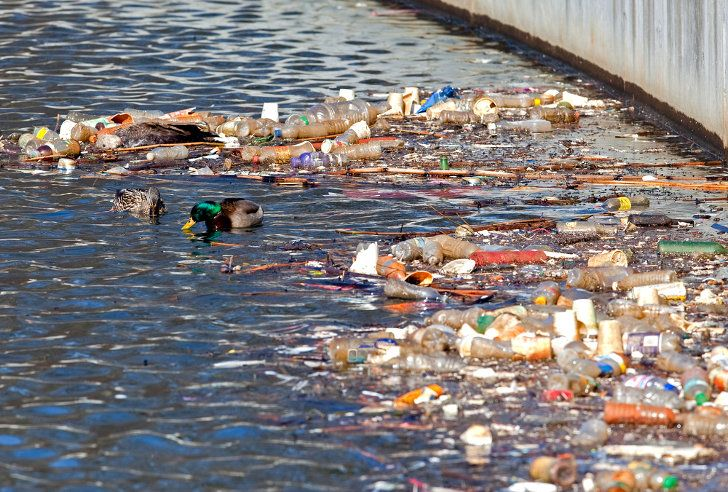
%> input picture data/water3.jpg, 728 x 492 px
$ octave water3p.m   (GNU Octave 9; MATLAB toolbox functions it lacks are replaced by stand-ins)
%> lines starting %> are read from the running program, lines starting %| are printed output that depends on the picture
clc;
clear;
close all;
I = imread(fullfile('data','water3.jpg'));
%> I is the input picture: size 492x728x3 uint8; mean R, G, B 130.1, 124, 123.4
if size(I,3)==1
I=repmat(I,1,1,3);
end
I=imresize(I,[500 700]);
%> I: size 500x700x3 uint8
gray=rgb2gray(I);
grayDouble=im2double(gray);
sampled=imresize(gray,0.5);
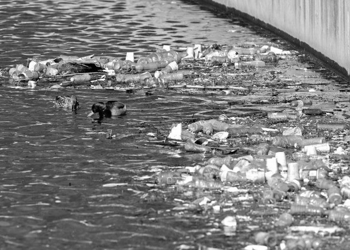
%> sampled: size 250x350 uint8; min 0, max 255, mean 125.7
sampledBack=imresize(sampled,size(gray));
samplingError=mean(abs(double(gray(:))-double(sampledBack(:))));
%> samplingError = 8.8
quantized=uint8(floor(double(gray)/32)*32);
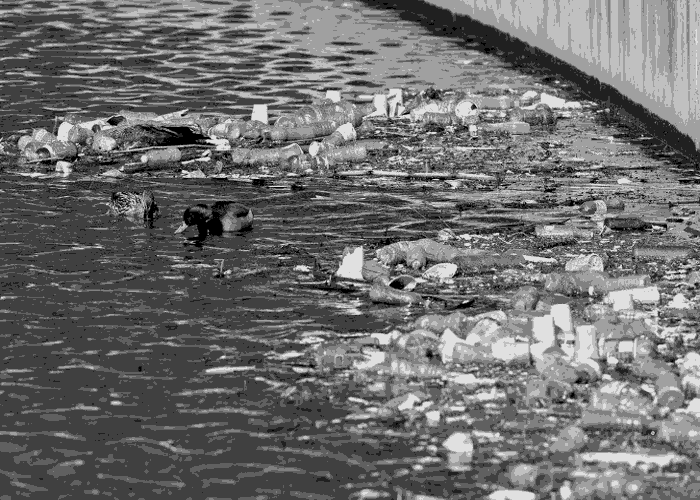
%> quantized: size 500x700 uint8; min 0, max 224, mean 110
quantizationError=mean(abs(double(gray(:))-double(quantized(:))));
%> quantizationError = 15.72
figure;
subplot(2,2,1); imshow(I); title('RGB Image');
subplot(2,2,2); imshow(gray); title('Grayscale Image');
subplot(2,2,3); imshow(sampled); title('Sampling');
subplot(2,2,4); imshow(quantized); title('Quantization');
figure;
imhist(gray);
title('Pixel Intensity Histogram');
%> figure, not shown here; highest point at x = 85, y = 4495
F=fft2(double(gray));
Fshift=fftshift(F);
spectrum=log(1+abs(Fshift));
figure;
imshow(spectrum,[]);
title('2-D FFT Magnitude Spectrum');
[M,N]=size(gray);
%> M = 500; N = 700
[X,Y]=meshgrid(1:N,1:M);
distance=sqrt((X-(floor(N/2)+1)).^2+(Y-(floor(M/2)+1)).^2);
highFreqMask=distance>80;
highFreq=Fshift.*highFreqMask;
highFreqImage=real(ifft2(ifftshift(highFreq)));
highFreqImage=mat2gray(abs(highFreqImage));
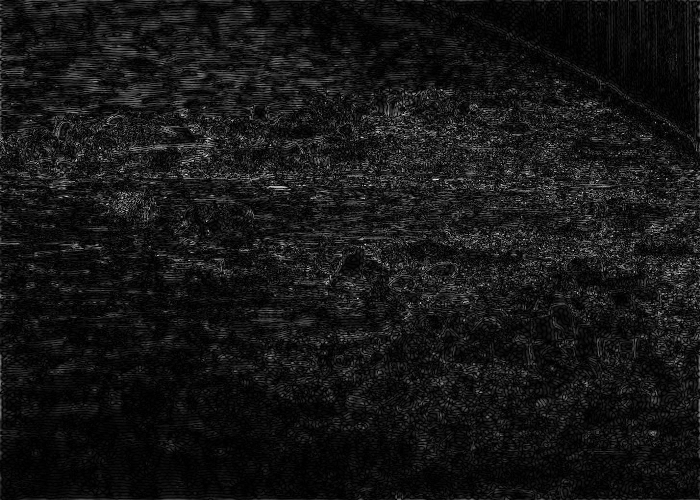
%> highFreqImage: size 500x700 double; min 0, max 1, mean 0.0858
detailValue=std(highFreqImage(:));
%> detailValue = 0.0891
smoothImage=imgaussfilt(grayDouble,1);
noiseImage=abs(grayDouble-smoothImage);
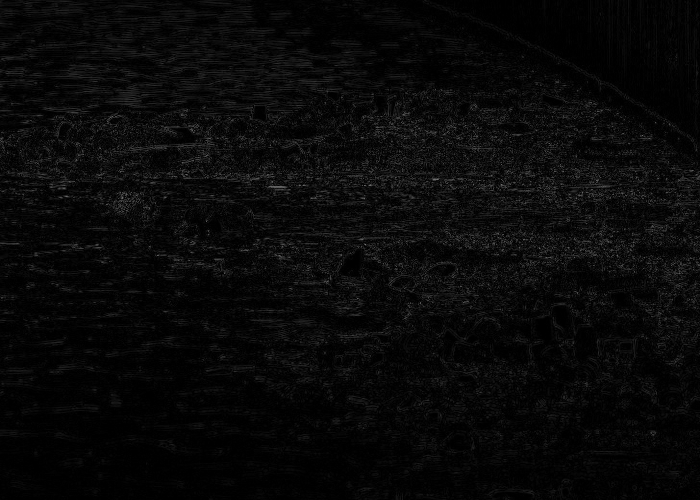
%> noiseImage: size 500x700 double; min 1.7e-07, max 0.456, mean 0.0359
noiseLevel=std(noiseImage(:))*255;
%> noiseLevel = 10.49
figure;
subplot(1,2,1); imshow(highFreqImage); title('High-Frequency Details');
subplot(1,2,2); imshow(noiseImage,[]); title('High-Frequency Residual');
enhanced=imadjust(grayDouble);
equalized=histeq(grayDouble);
claheImage=adapthisteq(gray,'NumTiles',[8 8],'ClipLimit',0.01);
avgFilter=fspecial('average',[5 5]);
averaged=imfilter(enhanced,avgFilter,'replicate');
denoised=medfilt2(enhanced,[3 3]);
lowPass=imgaussfilt(enhanced,2);
highPass=enhanced-lowPass;
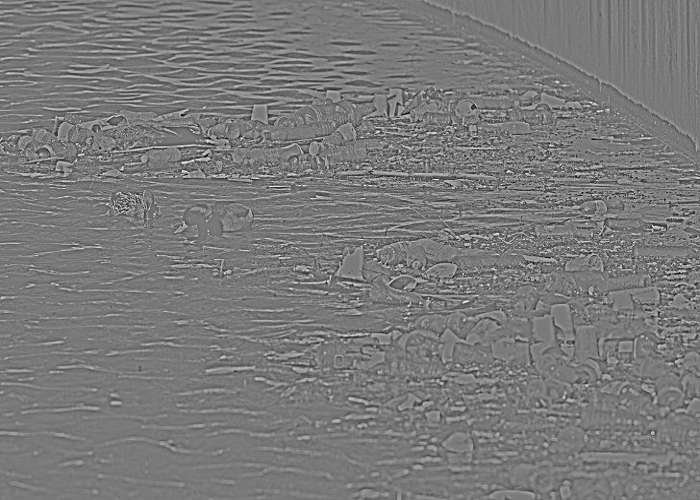
%> highPass: size 500x700 double; min -0.6, max 0.655, mean 6.51e-07; drawn with min black and max white
sharpened=imsharpen(enhanced);
edges=edge(denoised,'Canny');
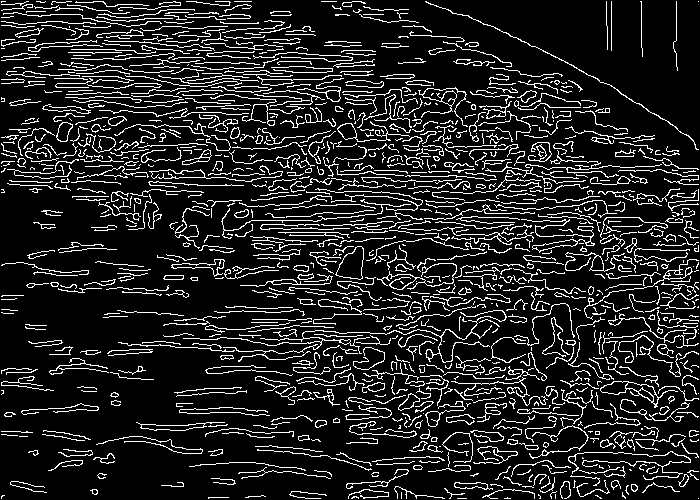
%> edges: size 500x700 logical; 13.8% white in thin lines or dots
figure;
subplot(2,4,1); imshow(grayDouble); title('Original Grayscale');
subplot(2,4,2); imshow(enhanced); title('Contrast Enhancement');
subplot(2,4,3); imshow(equalized); title('Histogram Equalization');
subplot(2,4,4); imshow(claheImage); title('CLAHE');
subplot(2,4,5); imshow(averaged); title('Averaging Filter');
subplot(2,4,6); imshow(denoised); title('Median Denoising');
subplot(2,4,7); imshow(highPass,[]); title('High-Pass Residual');
subplot(2,4,8); imshow(sharpened); title('Sharpening');
figure;
imshow(edges);
title('Canny Edge Detection');
claheDouble=im2double(claheImage);
topHatImage=imtophat(claheDouble,strel('disk',10,0));
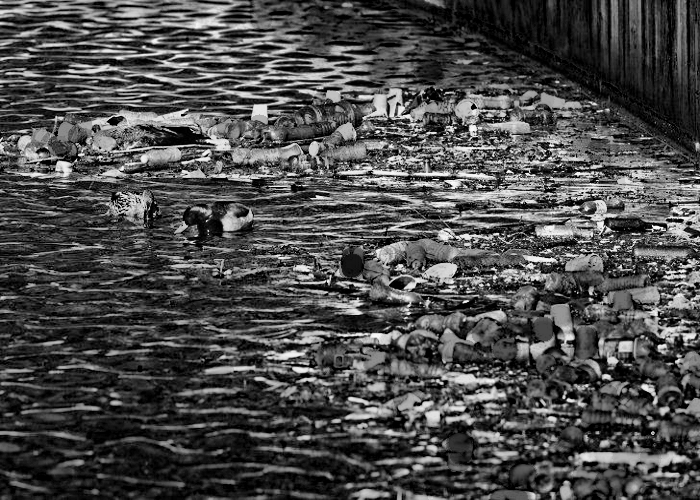
%> topHatImage: size 500x700 double; min 0, max 0.992, mean 0.296
figure;
subplot(1,3,1); imshow(claheImage); title('CLAHE Image');
subplot(1,3,2); imshow(topHatImage,[]); title('Top-Hat Transformation');
subplot(1,3,3); imshow(imadjust(topHatImage),[]); title('Top-Hat Enhanced');
figure;
h=imshow(I);
axis image;
title({'Draw polygon around water area','Exclude walls, buildings and plants; double-click to finish'});
%> (the run ends here)

$ run again, with data/water2.jpg copied over data/water3.jpg
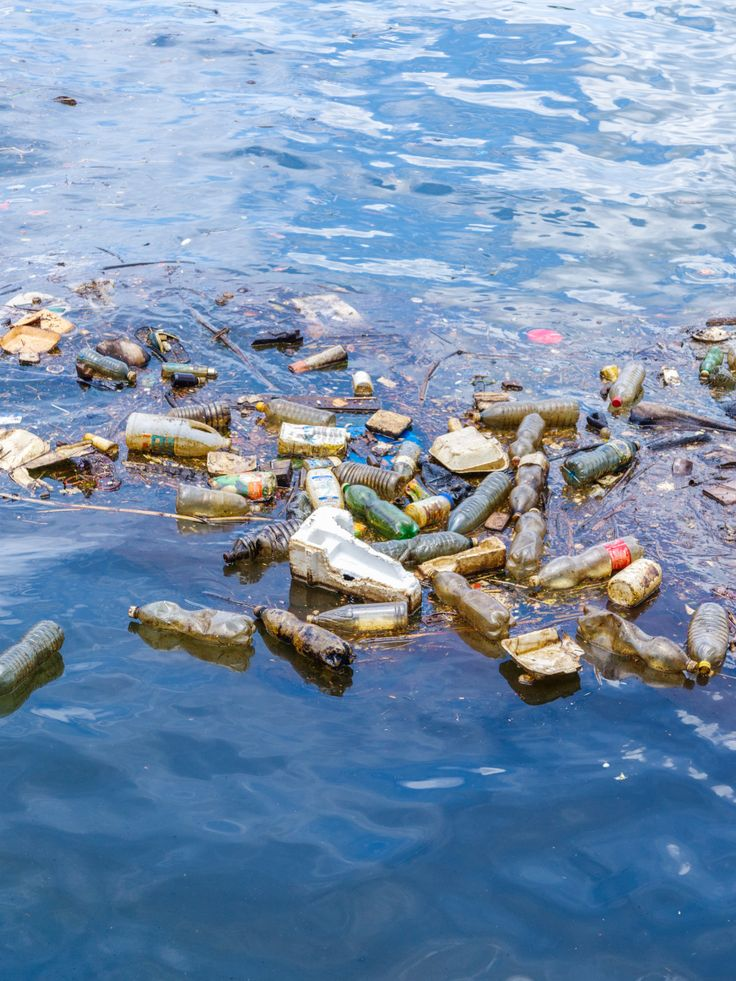
%> input picture data/water2.jpg, 736 x 981 px
%> I is the input picture: size 981x736x3 uint8; mean R, G, B 120, 144.6, 172.6
%> I: size 500x700x3 uint8
%> samplingError = 5.28
%> quantizationError = 16.03
%> detailValue = 0.0866
%> noiseLevel = 6.93
%> `edges=edge(denoised,'Canny');`:
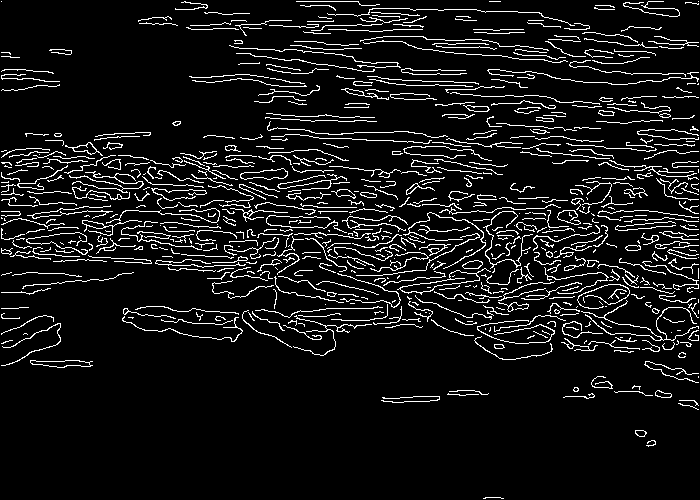
%> edges: size 500x700 logical; 8.4% white in thin lines or dots
%> `imshow(imadjust(topHatImage),[])`:
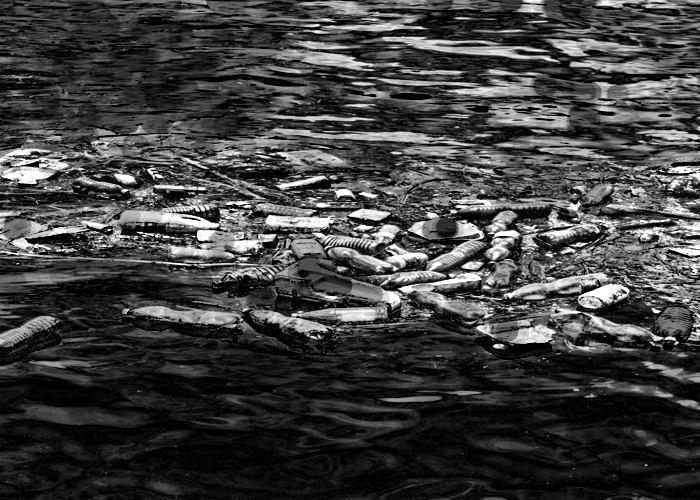
%> displayed picture: size 500x700, on the screen's scale of 0 to 255; min 0, max 255, mean 63.7

$ run again, with data/water4.jpg copied over data/water3.jpg
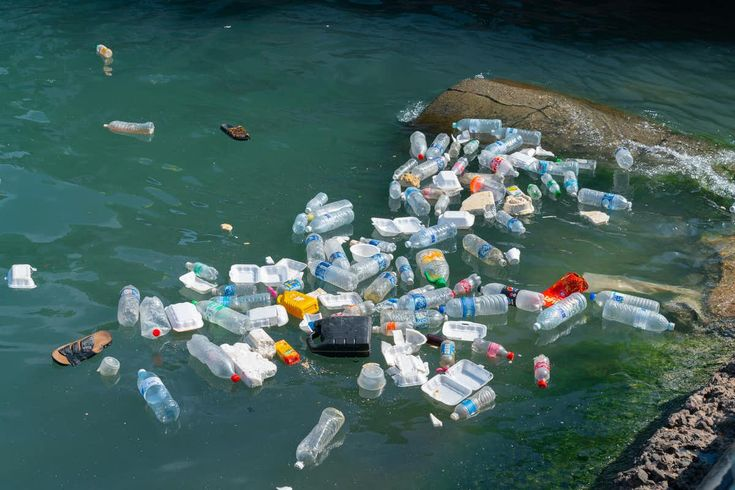
%> input picture data/water4.jpg, 735 x 490 px
%> I is the input picture: size 490x735x3 uint8; mean R, G, B 68.5, 96.9, 92.9
%> I: size 500x700x3 uint8
%> samplingError = 3.89
%> quantizationError = 15.03
%> detailValue = 0.0829
%> noiseLevel = 6.63
%> `edges=edge(denoised,'Canny');`:
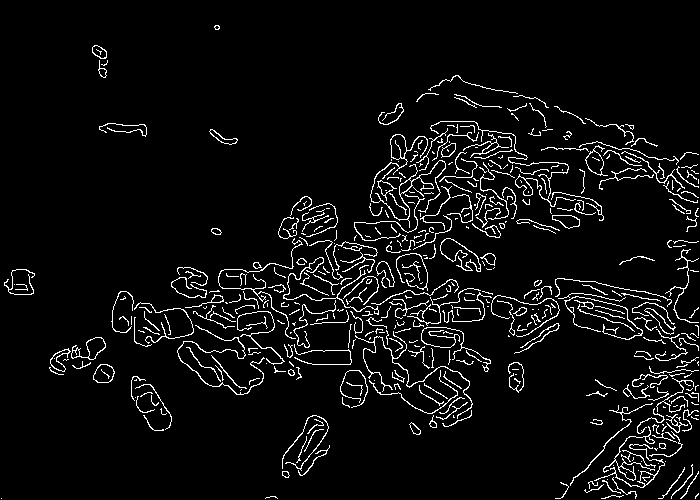
%> edges: size 500x700 logical; 5.4% white in thin lines or dots
%> `imshow(imadjust(topHatImage),[])`:
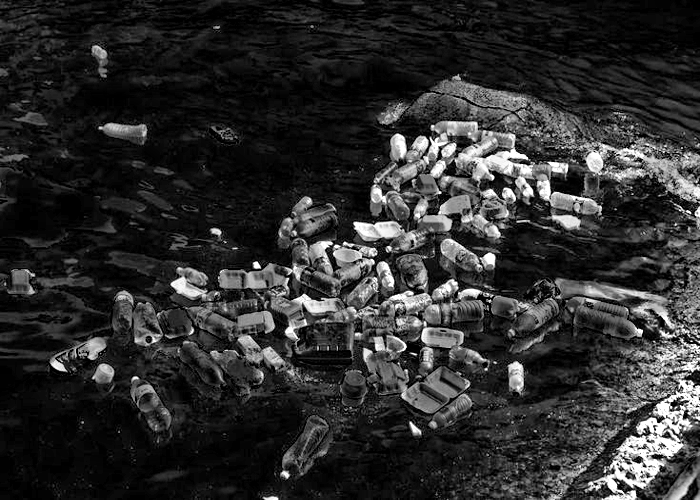
%> displayed picture: size 500x700, on the screen's scale of 0 to 255; min 0, max 255, mean 45.9
